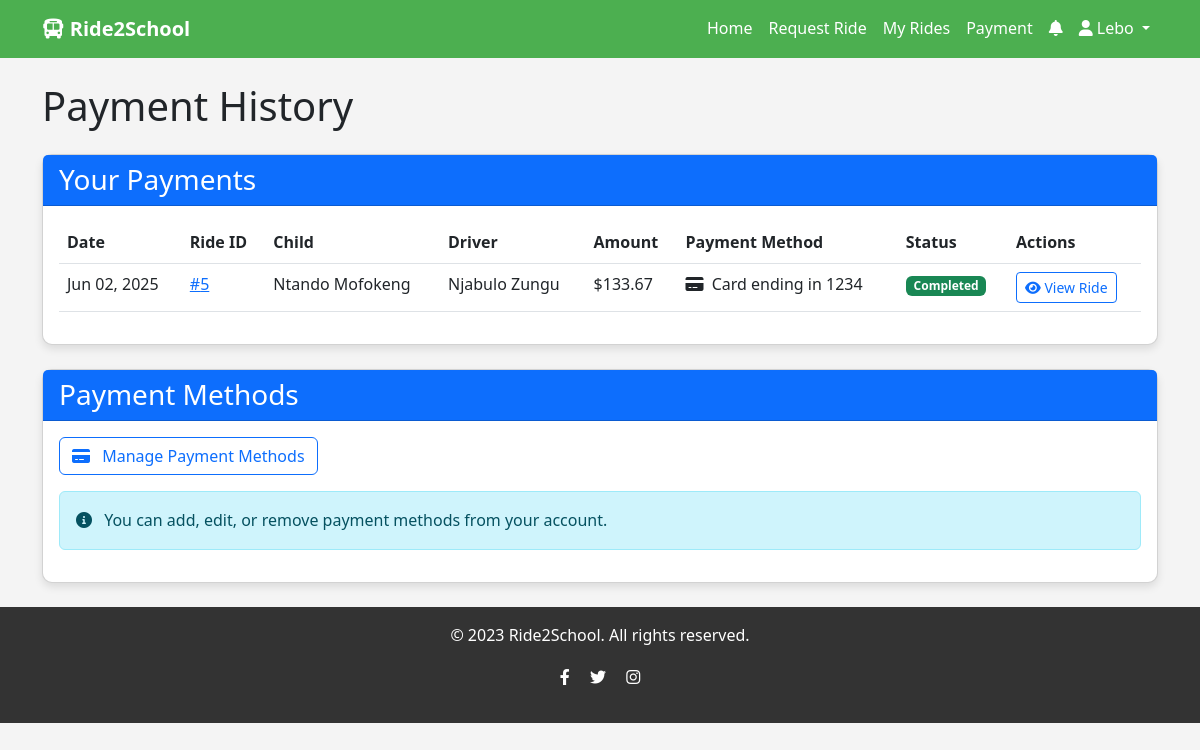
Page /payments/history/ (signed in) on the committed database.
### accounts/models.py (models this page shows, shortened)
class User(AbstractUser):
    USER_TYPE_CHOICES = (
        ('parent', 'Parent'),
        ('driver', 'Driver'),
        ('admin', 'Admin'),
    )
    user_type = models.CharField(max_length=10, choices=USER_TYPE_CHOICES)
    phone_regex = RegexValidator(
        regex=r'^\+?1?\d{9,15}$',
        message="Phone number must be entered in the format: '+999999999'. Up to 15 digits allowed."
    )
    phone_number = models.CharField(validators=[phone_regex], max_length=17, blank=True)
    profile_picture = models.ImageField(upload_to='profile_pics/', blank=True, null=True)

class Child(models.Model):
    GENDER_CHOICES = (
        ('M', 'Male'),
        ('F', 'Female'),
        ('O', 'Other'),
    )
    parent = models.ForeignKey(Parent, on_delete=models.CASCADE, related_name='children')
    first_name = models.CharField(max_length=100)
    last_name = models.CharField(max_length=100)
    date_of_birth = models.DateField()
    gender = models.CharField(max_length=1, choices=GENDER_CHOICES)
    school_name = models.CharField(max_length=255)
    school_address = models.CharField(max_length=255)
    grade = models.CharField(max_length=20)
    special_instructions = models.TextField(blank=True)
    photo = models.ImageField(upload_to='child_photos/', blank=True, null=True)

class Driver(models.Model):
    user = models.OneToOneField(User, on_delete=models.CASCADE, related_name='driver_profile')
    license_number = models.CharField(max_length=50)
    license_expiry = models.DateField()
    vehicle_model = models.CharField(max_length=100)
    vehicle_color = models.CharField(max_length=50)
    vehicle_plate = models.CharField(max_length=20)
    vehicle_year = models.IntegerField()
    insurance_provider = models.CharField(max_length=100)
    insurance_policy_number = models.CharField(max_length=100)
    background_check_verified = models.BooleanField(default=False)
    is_active = models.BooleanField(default=False)
    current_latitude = models.DecimalField(max_digits=9, decimal_places=6, null=True, blank=True)
    current_longitude = models.DecimalField(max_digits=9, decimal_places=6, null=True, blank=True)
    total_rides = models.IntegerField(default=0)
    total_earnings = models.DecimalField(max_digits=10, decimal_places=2, default=0.00)
    rating = models.DecimalField(max_digits=3, decimal_places=2, default=0.00)
    rating_count = models.IntegerField(default=0)

### payments/models.py (models this page shows, shortened)
class Payment(models.Model):
    STATUS_CHOICES = (
        ('pending', 'Pending'),
        ('completed', 'Completed'),
        ('failed', 'Failed'),
        ('refunded', 'Refunded'),
    )
    ride = models.OneToOneField(RideRequest, on_delete=models.CASCADE, related_name='payment')
    payment_method = models.ForeignKey(PaymentMethod, on_delete=models.SET_NULL, null=True, related_name='payments')
    amount = models.DecimalField(max_digits=8, decimal_places=2)
    status = models.CharField(max_length=20, choices=STATUS_CHOICES, default='pending')
    transaction_id = models.CharField(max_length=100, blank=True)
    created_at = models.DateTimeField(auto_now_add=True)
    updated_at = models.DateTimeField(auto_now=True)

class PaymentMethod(models.Model):
    PAYMENT_TYPE_CHOICES = (
        ('credit_card', 'Credit Card'),
        ('debit_card', 'Debit Card'),
        ('paypal', 'PayPal'),
    )
    parent = models.ForeignKey(Parent, on_delete=models.CASCADE, related_name='payment_methods')
    payment_type = models.CharField(max_length=20, choices=PAYMENT_TYPE_CHOICES)
    card_last_four = models.CharField(max_length=4, blank=True)
    card_expiry_month = models.CharField(max_length=2, blank=True)
    card_expiry_year = models.CharField(max_length=4, blank=True)
    card_brand = models.CharField(max_length=20, blank=True)
    paypal_email = models.EmailField(blank=True)
    is_default = models.BooleanField(default=False)
    created_at = models.DateTimeField(auto_now_add=True)

### rides/models.py (models this page shows, shortened)
class RideRequest(models.Model):
    STATUS_CHOICES = (
        ('pending', 'Pending'),
        ('accepted', 'Accepted'),
        ('in_progress', 'In Progress'),
        ('completed', 'Completed'),
        ('cancelled', 'Cancelled'),
    )
    RIDE_TYPE_CHOICES = (
        ('home_to_school', 'Home to School'),
        ('school_to_home', 'School to Home'),
    )
    parent = models.ForeignKey(Parent, on_delete=models.CASCADE, related_name='ride_requests')
    child = models.ForeignKey(Child, on_delete=models.CASCADE)
    driver = models.ForeignKey(Driver, on_delete=models.SET_NULL, null=True, blank=True)
    ride_type = models.CharField(max_length=20, choices=RIDE_TYPE_CHOICES, default='home_to_school')
    pickup_location = models.ForeignKey(Location, on_delete=models.CASCADE, related_name='pickup_rides', null=True, blank=True)
    pickup_address = models.TextField(default='Roodepoort', null=False)
    pickup_latitude = models.FloatField(default=-26.137657)  # Default to Roodepoort coordinates
    pickup_longitude = models.FloatField(default=27.805727)  # Default to Roodepoort coordinates
    pickup_place_id = models.CharField(max_length=255, blank=True, null=True)  # Google Place ID
    dropoff_location = models.ForeignKey(Location, on_delete=models.CASCADE, related_name='dropoff_rides', null=True, blank=True)
    dropoff_address = models.TextField(default='Soweto', null=False)
    dropoff_latitude = models.FloatField(default=-26.2673)  # Default to Soweto coordinates
    dropoff_longitude = models.FloatField(default=-26.2673)  # Default to Soweto coordinates
    dropoff_place_id = models.CharField(max_length=255, blank=True, null=True)  # Google Place ID
    scheduled_time = models.DateTimeField()  # Changed from pickup_time to match your views
    pickup_time = models.DateTimeField(null=True, blank=True)  # Actual pickup time
    estimated_dropoff_time = models.DateTimeField(null=True, blank=True)
    dropoff_time = models.DateTimeField(null=True, blank=True)  # Actual dropoff time
    distance = models.FloatField(default=0.0)  # in kilometers
    estimated_fare = models.DecimalField(max_digits=10, decimal_places=2)
    actual_fare = models.DecimalField(max_digits=10, decimal_places=2, null=True, blank=True)
    status = models.CharField(max_length=20, choices=STATUS_CHOICES, default='pending')
    is_paid = models.BooleanField(default=False)
    special_instructions = models.TextField(blank=True, null=True)
    created_at = models.DateTimeField(auto_now_add=True)
    updated_at = models.DateTimeField(auto_now=True)

### payments/views.py (the view)
# urls.py: path('history/', views.payment_history, name='payment_history'),
@login_required
def payment_history(request):
    if request.user.user_type != 'parent':
        messages.error(request, 'Only parents can view payment history.')
        return redirect('dashboard')
    parent = Parent.objects.get(user=request.user)
    payments = Payment.objects.filter(
        ride__parent=parent
    ).order_by('-created_at')
    return render(request, 'payments/payment_history.html', {
        'payments': payments,
    })

### ride2school/context_processors.py (called while the page is built)
def google_maps_api_key(request):
    return {'GOOGLE_MAPS_API_KEY': settings.GOOGLE_MAPS_API_KEY}

### payments/templates/payments/payment_history.html (shortened to what this page needs)
{% extends 'base.html' %}
{% block content %}
<div class="row">
    <div class="col-md-12">
        <h1 class="mb-4">Payment History</h1>
    </div>
</div>
<div class="row">
    <div class="col-md-12 mb-4">
        <div class="card">
            <div class="card-header bg-primary text-white">
                <h3 class="mb-0">Your Payments</h3>
            </div>
            <div class="card-body">
                {% if payments %}
                    <div class="table-responsive">
                        <table class="table table-hover">
                            <thead>
                                <tr>
                                    <th>Date</th>
                                    <th>Ride ID</th>
                                    <th>Child</th>
                                    <th>Driver</th>
                                    <th>Amount</th>
                                    <th>Payment Method</th>
                                    <th>Status</th>
                                    <th>Actions</th>
                                </tr>
                            </thead>
                            <tbody>
                                {% for payment in payments %}
                                    <tr>
                                        <td>{{ payment.created_at|date:"M d, Y" }}</td>
                                        <td><a href="{% url 'ride_details' payment.ride.id %}">#{{ payment.ride.id }}</a></td>
                                        <td>{{ payment.ride.child.first_name }} {{ payment.ride.child.last_name }}</td>
                                        <td>{{ payment.ride.driver.user.get_full_name }}</td>
                                        <td>${{ payment.amount }}</td>
                                        <td>
                                            {% if payment.payment_method.payment_type == 'credit_card' %}
                                                <i class="fas fa-credit-card me-1"></i> Card ending in {{ payment.payment_method.card_last_four }}
                                            {% elif payment.payment_method.payment_type == 'paypal' %}
                                                <i class="fab fa-paypal me-1"></i> PayPal
                                            {% endif %}
                                        </td>
                                        <td>
                                            <span class="badge {% if payment.status == 'completed' %}bg-success{% elif payment.status == 'pending' %}bg-warning{% elif payment.status == 'failed' %}bg-danger{% elif payment.status == 'refunded' %}bg-info{% endif %}">
                                                {{ payment.get_status_display }}
                                            </span>
                                        </td>
                                        <td>
                                            <a href="{% url 'ride_details' payment.ride.id %}" class="btn btn-sm btn-outline-primary">
                                                <i class="fas fa-eye"></i> View Ride
                                            </a>
                                        </td>
                                    </tr>
                                {% endfor %}
                            </tbody>
                        </table>
                    </div>
                {% else %}
                    <div class="text-center py-4">
                        <i class="fas fa-file-invoice-dollar fa-3x mb-3 text-muted"></i>
                        <p>You don't have any payment history yet.</p>
                    </div>
                {% endif %}
            </div>
        </div>
    </div>
</div>
<div class="row">
    <div class="col-md-12 mb-4">
        <div class="card">
            <div class="card-header bg-primary text-white">
                <h3 class="mb-0">Payment Methods</h3>
            </div>
            <div class="card-body">
                <a href="{% url 'payment_methods' %}" class="btn btn-outline-primary">
                    <i class="fas fa-credit-card me-2"></i> Manage Payment Methods
                </a>
                <div class="alert alert-info mt-3">
                    <i class="fas fa-info-circle me-2"></i>
                    You can add, edit, or remove payment methods from your account.
                </div>
            </div>
        </div>
    </div>
</div>
{% endblock %}

### templates/base.html (shortened to what this page needs)
<!DOCTYPE html>
<html lang="en">
<head>
    <link href="https://cdn.jsdelivr.net/npm/bootstrap@5.3.0-alpha1/dist/css/bootstrap.min.css" rel="stylesheet">
    <link rel="stylesheet" href="https://cdnjs.cloudflare.com/ajax/libs/font-awesome/6.0.0/css/all.min.css">
</head>
<body>
    <nav class="navbar navbar-expand-lg navbar-dark mb-4">
        <div class="container">
            <a class="navbar-brand" href="{% url 'home' %}">
                <i class="fas fa-bus"></i> Ride2School
            </a>
            <div class="collapse navbar-collapse" id="navbarNav">
                <ul class="navbar-nav ms-auto">
                    <li class="nav-item">
                        <a class="nav-link" href="{% url 'home' %}">Home</a>
                    </li>
                    {% if user.is_authenticated %}
                        {% if user.user_type == 'parent' %}
                            <li class="nav-item">
                                <a class="nav-link" href="{% url 'request_ride' %}">Request Ride</a>
                            </li>
                            <li class="nav-item">
                                <a class="nav-link" href="{% url 'my_rides' %}">My Rides</a>
                            </li>
                            <li class="nav-item">
                                <a class="nav-link" href="{% url 'payment_methods' %}">Payment</a>
                            </li>
                        {% endif %}
                        <li class="nav-item position-relative">
                            <a class="nav-link" href="{% url 'notifications' %}">
                                <i class="fas fa-bell"></i>
                            </a>
                        </li>
                        <li class="nav-item dropdown">
                            <a class="nav-link dropdown-toggle" href="#" id="navbarDropdown" role="button" data-bs-toggle="dropdown">
                                <i class="fas fa-user"></i> {{ user.username }}
                            </a>
                        </li>
                    {% endif %}
                </ul>
            </div>
        </div>
    </nav>
    <main class="container">
        {% block content %}{% endblock %}
    </main>
    <footer class="footer mt-auto py-3">
        <div class="container text-center">
            <p>&copy; 2023 Ride2School. All rights reserved.</p>
            <p>
                <a href="#" class="text-white me-3"><i class="fab fa-facebook-f"></i></a>
                <a href="#" class="text-white me-3"><i class="fab fa-twitter"></i></a>
                <a href="#" class="text-white"><i class="fab fa-instagram"></i></a>
            </p>
        </div>
    </footer>
</body>
</html>

### templates/base.html (style rules this page uses)
:root { --primary-color: #4CAF50; --secondary-color: #FFC107; --dark-color: #333; --light-color: #f4f4f4; }
body { font-family: 'Segoe UI', Tahoma, Geneva, Verdana, sans-serif; line-height: 1.6; background-color: var(--light-color); }
.navbar { background-color: var(--primary-color); }
.navbar-brand { font-weight: bold; color: white !important; }
.nav-link { color: white !important; }
.card { border-radius: 10px; box-shadow: 0 4px 8px rgba(0, 0, 0, 0.1); }
.footer { background-color: var(--dark-color); color: white; padding: 20px 0; margin-top: 50px; }

### rows in the picture
User: username "Lebo"
Payment: created_at "Jun 02, 2025", ride.id "5", ride.child.first_name "Ntando", ride.child.last_name "Mofokeng", ride.driver.user.get_full_name "Njabulo Zungu", amount "133.67", payment_method.card_last_four "1234", status "Completed"
